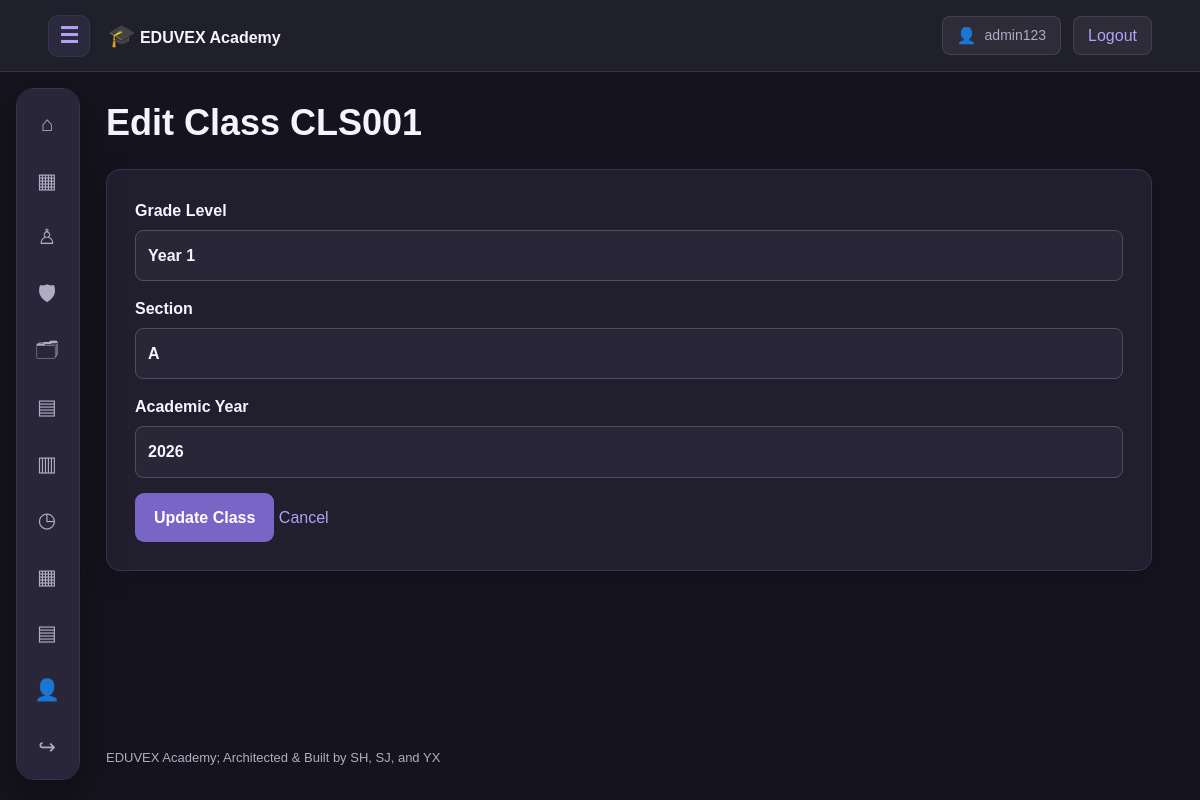
Screenshot of /class_management/edit_class.php?id=CLS001 (signed in) with the database file from the repository.
### tables this page shows
CREATE TABLE IF NOT EXISTS classes (
    class_id VARCHAR(12) PRIMARY KEY,
    grade_level VARCHAR(60),
    section VARCHAR(30),
    academic_year SMALLINT,
    class_teacher_id VARCHAR(12)
);

### includes/functions.php (called while the page is built, shortened)
<?php
function h(mixed $value): string {
    return htmlspecialchars(
        (string)($value ?? ''),
        ENT_QUOTES | ENT_SUBSTITUTE,
        'UTF-8'
    );
}
function url(string $path = ''): string {
    return BASE_URL . '/' . ltrim($path, '/');
}

### class_management/edit_class.php (the view, shortened to what this page needs)
<?php
require_once __DIR__ . '/../config/database.php';
$id = trim($_GET['id'] ?? $_POST['class_id'] ?? '');
$stmt = $pdo->prepare("SELECT * FROM classes WHERE class_id = ?");
$stmt->execute([$id]);
$class = $stmt->fetch();
require __DIR__ . '/../includes/header.php';
?>
<h1>Edit Class <?= h($id) ?></h1>
<section class="panel">
<form method="post">
    <label>Grade Level
        <input name="grade_level" maxlength="60"
               value="<?= h($class['grade_level']) ?>" required>
    </label>
    <label>Section
        <input name="section" maxlength="30"
               value="<?= h($class['section']) ?>">
    </label>
    <label>Academic Year
        <input type="number" name="academic_year"
               min="2000" max="2100"
               value="<?= h($class['academic_year']) ?>" required>
    </label>
    <button type="submit">Update Class</button>
    <a href="<?= h(url('class_management/index.php')) ?>">Cancel</a>
</form>
</section>
<?php require __DIR__ . '/../includes/footer.php'; ?>

### assets/css/style.css (style rules this page uses)
:root { color-scheme: dark; --bg: #15141E; --surface: #211F2D; --surface2: #292638; --line: #39344E; --accent: #B4A0F7; --accent-dark: #7965C5; --text: #F5F3FF; --muted: #B0ACC3; --nav-width: 64px; --header-height: 72px; }
* { box-sizing: border-box; }
html { scroll-behavior: smooth; scroll-padding-top: 90px; }
body { margin: 0; background: var(--bg); color: var(--text); font-family: Arial, Helvetica, sans-serif; font-size: 16px; line-height: 1.6; }
a { color: var(--accent); text-decoration: none; }
button, input, select, textarea { font: inherit; }
button { cursor: pointer; }
h1, h2, h3 { line-height: 1.25; }
h1 { font-size: clamp(28px, 3vw, 40px); }
.panel { background: var(--surface); border: 1px solid var(--line); border-radius: 14px; padding: 28px; box-shadow: 0 8px 24px rgba(0,0,0,0.15); }
label { display: block; margin-bottom: 15px; font-weight: 600; }
input, select, textarea { display: block; width: 100%; padding: 12px; margin-top: 6px; background: #292638; color: var(--text); border: 1px solid #514B64; border-radius: 8px; }
button, .button { display: inline-block; padding: 11px 18px; border: 1px solid transparent; border-radius: 9px; background: var(--accent-dark); color: #FFFFFF; font-weight: 600; text-decoration: none; }

### rows the page displays
classes: grade_level "Year 1", section "A", academic_year "2026"

### other values shown
$account['username'] "admin123"
$symbol "⌂"
$symbol "▦"
$symbol "♙"
$symbol "🛡"
$symbol "🗂"
$symbol "▤"
$symbol "▥"
$symbol "◷"
$symbol "👤"
$symbol "↪"
$id "CLS001"
